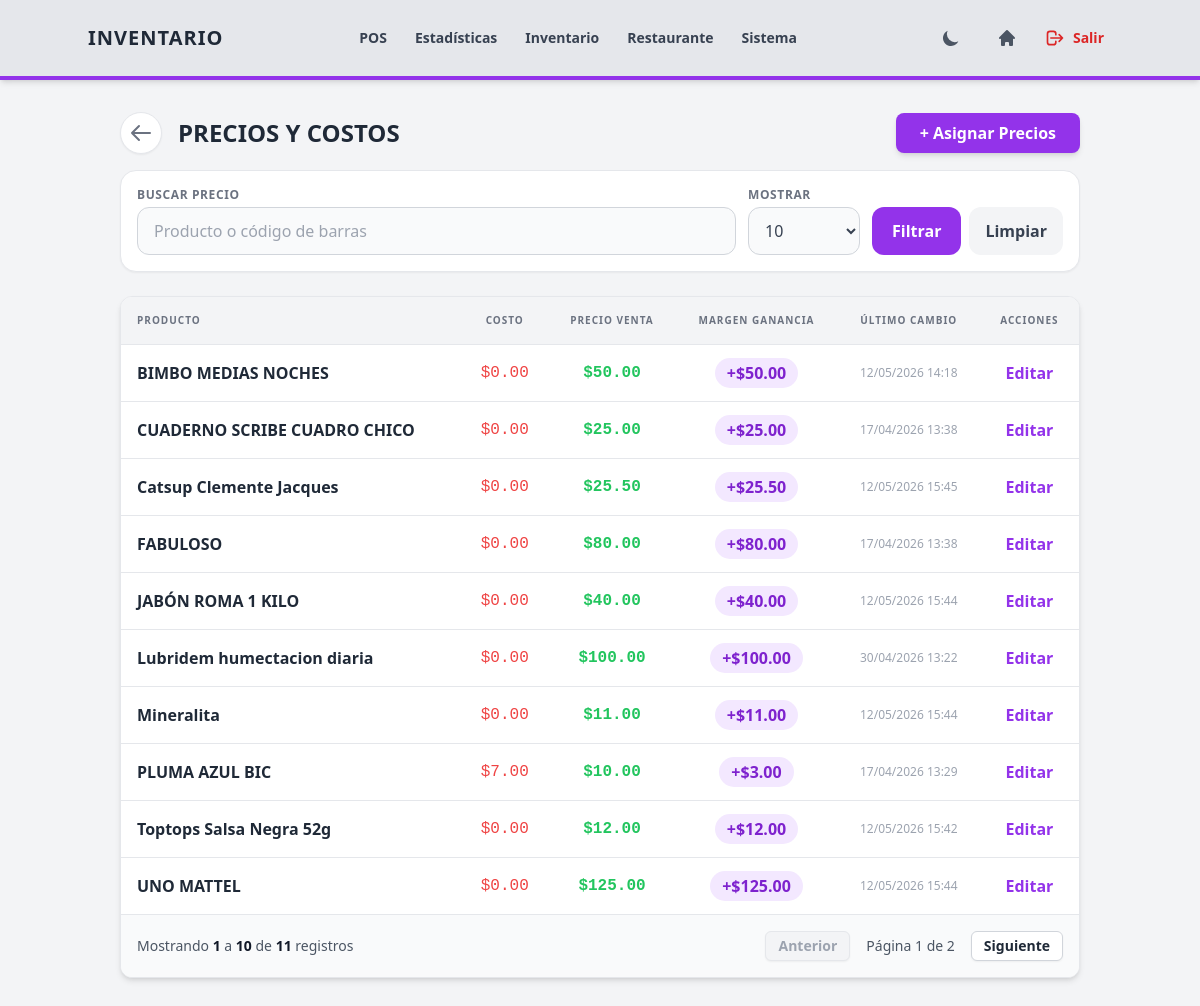
The app's page /inventario/precios/ (signed in), older data.
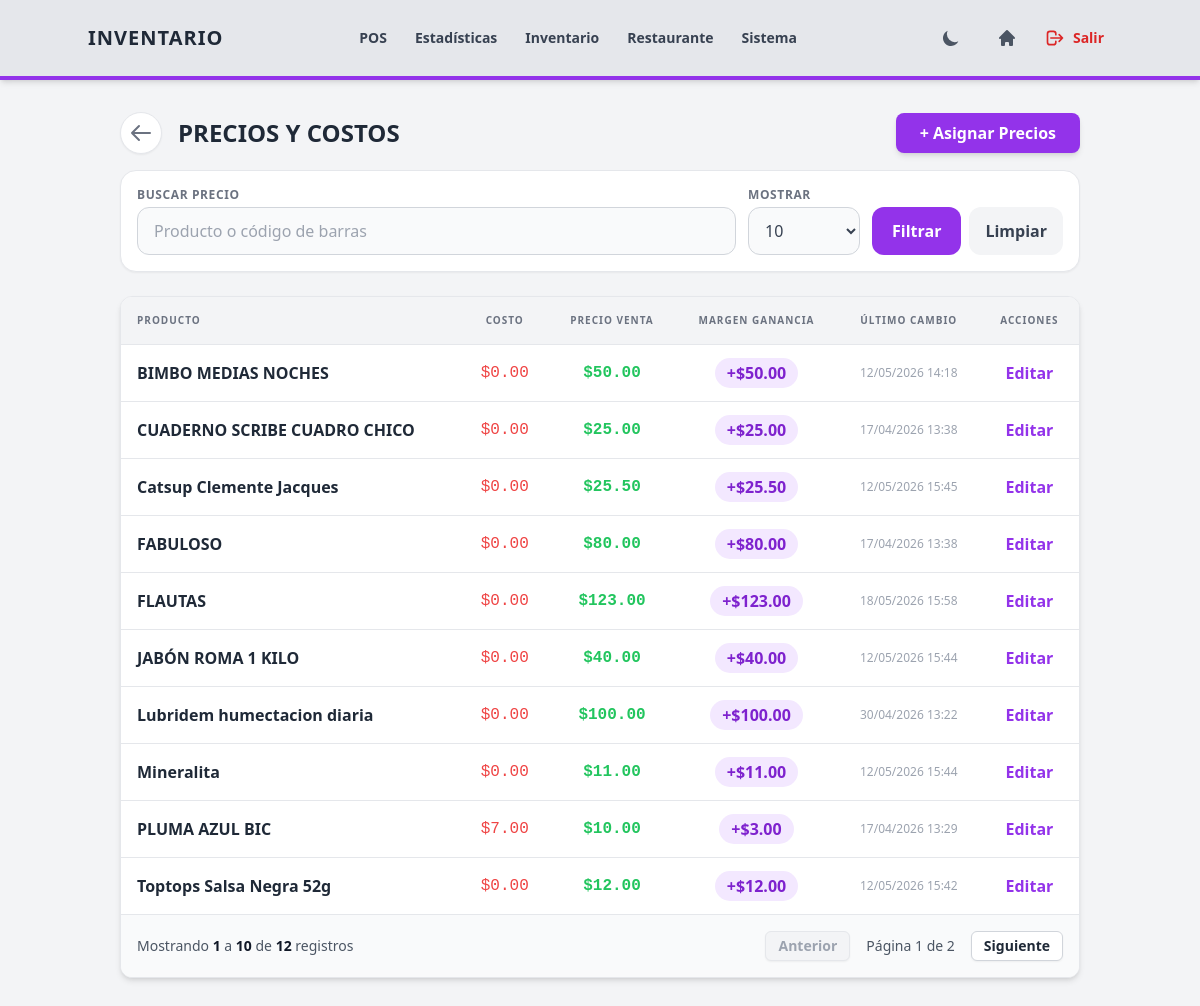
The same page, newer data.
### inventario/models.py (models this page shows, shortened)
class PrecioProducto(models.Model):
    producto = models.OneToOneField(Producto, on_delete=models.CASCADE, related_name='precios')
    costo = models.DecimalField(max_digits=10, decimal_places=2)
    precio = models.DecimalField(max_digits=10, decimal_places=2)
    margen_ganancia = models.DecimalField(max_digits=10, decimal_places=2, editable=False)
    fecha_ultimo_cambio = models.DateTimeField(auto_now=True)

class Producto(models.Model):
    codigo_barras = models.CharField(max_length=50, unique=True)
    nombre = models.CharField(max_length=200)
    categoria = models.ForeignKey(Categoria, on_delete=models.SET_NULL, null=True, related_name='productos')
    stock = models.IntegerField(default=0)
    stock_minimo = models.PositiveIntegerField(default=5)
    activo = models.BooleanField(default=True)
    class Meta:
        constraints = [
            models.CheckConstraint(condition=models.Q(stock__gte=0), name='producto_stock_no_negativo'),
            models.CheckConstraint(condition=models.Q(stock_minimo__gte=0), name='producto_stock_minimo_no_negativo'),
        ]

### inventario/views/precios.py (the view)
# urls.py: path('precios/', views.lista_precios, name='lista_precios'),
@login_required
@permission_required(EDITAR_PRECIOS_PERMISSION, login_url='portal_principal')
def lista_precios(request):
    query = request.GET.get('q', '').strip()
    precios_list = PrecioProducto.objects.all().select_related('producto').order_by('producto__nombre')
    if query:
        precios_list = precios_list.filter(
            Q(producto__nombre__icontains=query) | Q(producto__codigo_barras__icontains=query)
        )
    per_page = request.GET.get('per_page', 10)
    try:
        per_page = int(per_page)
    except ValueError:
        per_page = 10
    paginator = Paginator(precios_list, per_page)
    page_number = request.GET.get('page')
    page_obj = paginator.get_page(page_number)
    return render(request, 'inventario/precios/lista.html', {
        **get_config_context('Inventario', 'border-purple-600'),
        'page_obj': page_obj,
        'per_page': per_page,
        'query': query,
        'querystring': get_querystring_without_page(request),
    })

### core/utils.py (called while the page is built)
def get_querystring_without_page(request):
    params = request.GET.copy()
    params.pop('page', None)
    return params.urlencode()

### inventario/templates/inventario/precios/lista.html (shortened to what the changed rows need)
{% extends "base/base.html" %}
{% block content %}
<div class="flex flex-col sm:flex-row justify-between items-center mb-4 gap-4">
    <div class="flex items-center gap-4">
        <h2 class="text-2xl font-bold uppercase">Precios y Costos</h2>
    </div>
</div>
<div class="bg-white dark:bg-gray-800 rounded-xl shadow-md overflow-hidden border border-gray-200 dark:border-gray-700">
    <div class="hidden md:block overflow-x-auto">
        <table class="w-full text-left">
            <thead>
                <tr class="bg-gray-100 dark:bg-gray-700 text-gray-500 uppercase text-[10px] tracking-widest border-b dark:border-gray-600">
                    <th class="p-4">Producto</th>
                    <th class="p-4 text-center">Costo</th>
                    <th class="p-4 text-center">Precio Venta</th>
                    <th class="p-4 text-center">Margen Ganancia</th>
                    <th class="p-4 text-center">Último Cambio</th>
                    <th class="p-4 text-center">Acciones</th>
                </tr>
            </thead>
            <tbody class="divide-y divide-gray-200 dark:divide-gray-700">
                {% for p in page_obj %}
                <tr class="hover:bg-gray-50 dark:hover:bg-gray-700/50 transition-colors">
                    <td class="p-4 font-bold text-gray-800 dark:text-gray-200">{{ p.producto.nombre }}</td>
                    <td class="p-4 text-center font-mono text-red-500">${{ p.costo|floatformat:2 }}</td>
                    <td class="p-4 text-center font-mono text-green-500 font-bold">${{ p.precio|floatformat:2 }}</td>
                    <td class="p-4 text-center">
                        <span class="bg-purple-100 dark:bg-purple-900/30 text-purple-700 dark:text-purple-300 px-3 py-1 rounded-full font-bold">
                            +${{ p.margen_ganancia|floatformat:2 }}
                        </span>
                    </td>
                    <td class="p-4 text-center text-xs text-gray-400">
                        {{ p.fecha_ultimo_cambio|date:"d/m/Y H:i" }}
                    </td>
                    <td class="p-4 text-center">
                        <button hx-get="{% url 'editar_precio' p.id %}" hx-target="#modal-content" class="text-purple-600 dark:text-purple-400 font-bold">Editar</button>
                    </td>
                </tr>
                {% endfor %}
            </tbody>
        </table>
    </div>
    {% include "base/pagination.html" %}
</div>
{% endblock %}

Row changes from the older to the newer data that the page shows:
no longer on this page (row unchanged): PrecioProducto: producto.nombre "UNO MATTEL", costo "0.00", precio "125.00", margen_ganancia "125.00", fecha_ultimo_cambio "12/05/2026 15:44"
added PrecioProducto: producto.nombre "FLAUTAS", costo "0.00", precio "123.00", margen_ganancia "123.00", fecha_ultimo_cambio "18/05/2026 15:58"
Text that changed along with them:
{{ page_obj.paginator.count }}: "11" → "12"
